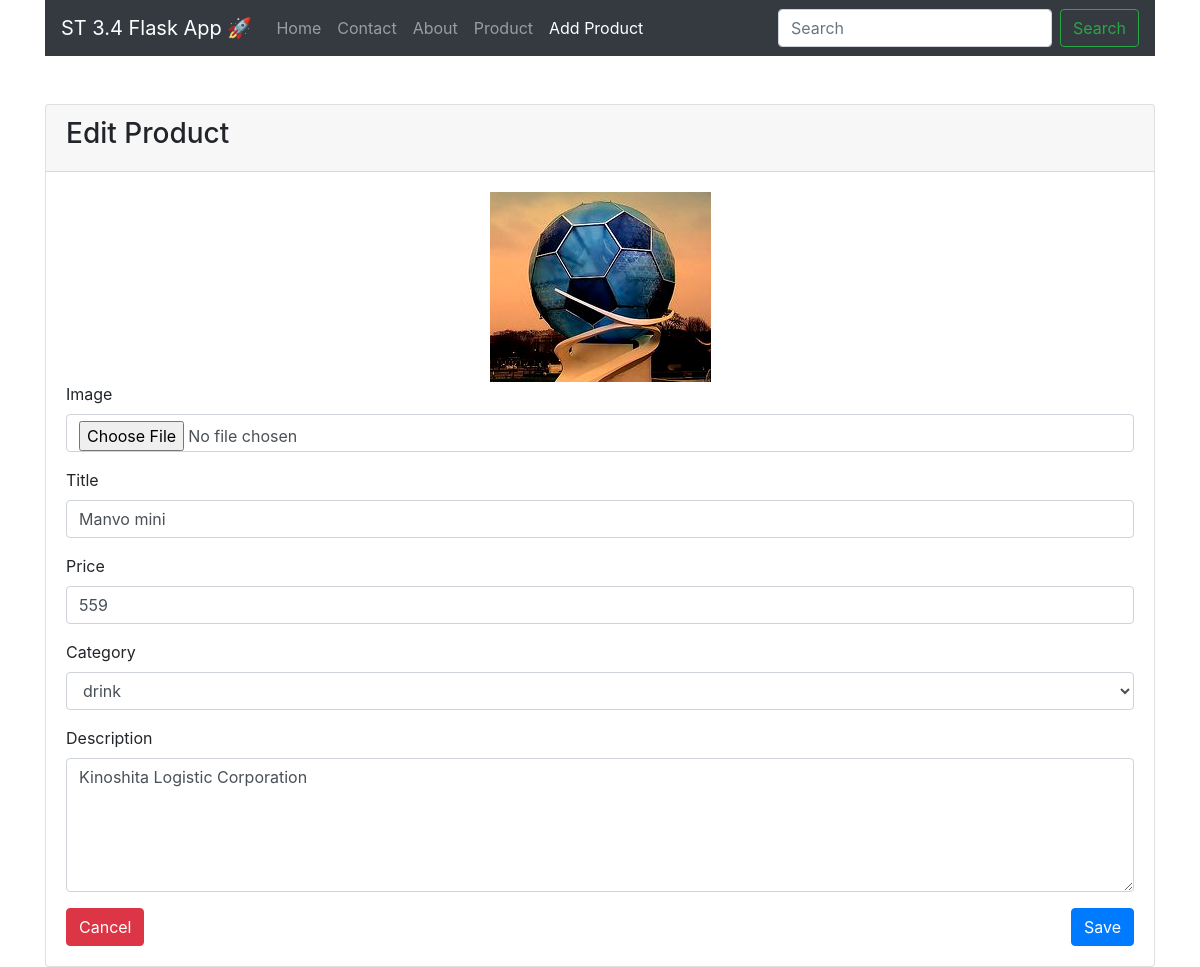
Screenshot of /edit_product?id=2 with the database file from the repository.
### tables this page shows
CREATE TABLE "product" (
  "id" INTEGER NOT NULL PRIMARY KEY AUTOINCREMENT,
  "title" TEXT,
  "cost" NUMBER,
  "price" NUMBER,
  "category" TEXT,
  "description" TEXT,
  "image" TEXT
);

### app.py (the view)
@app.get('/edit_product')
def edit_product():
    product_id = request.args.get('id')
    row = conn.execute("""SELECT * FROM product where id =?""", (product_id,))
    product = {}
    for item in row:
        image = ''
        if item[6] == None:
            image = 'no_image'
        else:
            image = item[6]
        product ={
                'id': item[0],
                'title': item[1],
                'cost': item[2],
                'price': item[3],
                'category': item[4],
                'description': item[5],
                'image': image,
            }
    return render_template('edit_product.html', product=product, module='add_product')

### templates/edit_product.html (shortened to what this page needs)
<!DOCTYPE html>
<html lang="en">
<head>
    {% include "header_style.html" %}
</head>
<body>
<div class="container">
    <div class="row">
        <div class="col-md-12">
            {% include "navbar.html" %}
        </div>
        <div class="col-md-12 mt-5">
            <div class="card">
                <div class="card-header">
                    <h3>Edit Product</h3>
                </div>
                <div class="card-body">
                    <form action="{{ url_for('update') }}" method="post" name="editProductForm"
                          enctype="multipart/form-data">
                        <div class="form-group">
                            <div style="text-align: center;">
                                {% if product['image'] != 'no_image' %}
                                    <img id="thumbnail"
                                         style="
                                         max-width: 100%"
                                         src="/static/image/crop/{{ product['image'] }}"
                                         onerror="this.src='/static/image/image_error.png';"
                                         alt="image"
                                    >
                                {% endif %}
                            </div>
                            <label for="file">Image</label>
                            <input
                                    type="file"
                                    accept="image/*"
                                    class="form-control"
                                    id="file"
                                    name="file"
                                    onchange="showMyImage(this)"
                            >
                        </div>
                        <div class="form-group">
                            <label for="title">Title</label>
                            <input required value="{{ product['title'] }}" type="text" class="form-control" id="title"
                                   name="title" autocomplete="off">
                        </div>
                        <div class="form-group">
                            <label for="price">Price</label>
                            <input required value="{{ product['price'] }}" type="number" class="form-control" id="price"
                                   name="price" autocomplete="off">
                        </div>
                        <div class="form-group">
                            <label for="category">Category</label>
                            <select required class="form-control" id="category" name="category">
                                <option {{ 'selected' if product['category']=='drink' else '' }} value="drink">drink
                                </option>
                            </select>
                        </div>
                        <div class="form-group">
                            <label for="description">Description</label>
                            <textarea required
                                    class="form-control" id="description" name="description"
                                    rows="5"
                            >{{ product['description'] }}</textarea>
                        </div>
                        <button onclick="window.location.href='/product'" type="reset" class="btn btn-danger">Cancel
                        </button>
                        <button type="submit" class="btn btn-primary float-right">Save</button>
                    </form>
                </div>
            </div>
        </div>
    </div>
</div>
</body>
</html>

### rows the page displays
product: image (picture), title "Manvo mini", price "559", description "Kinoshita Logistic Corporation"
